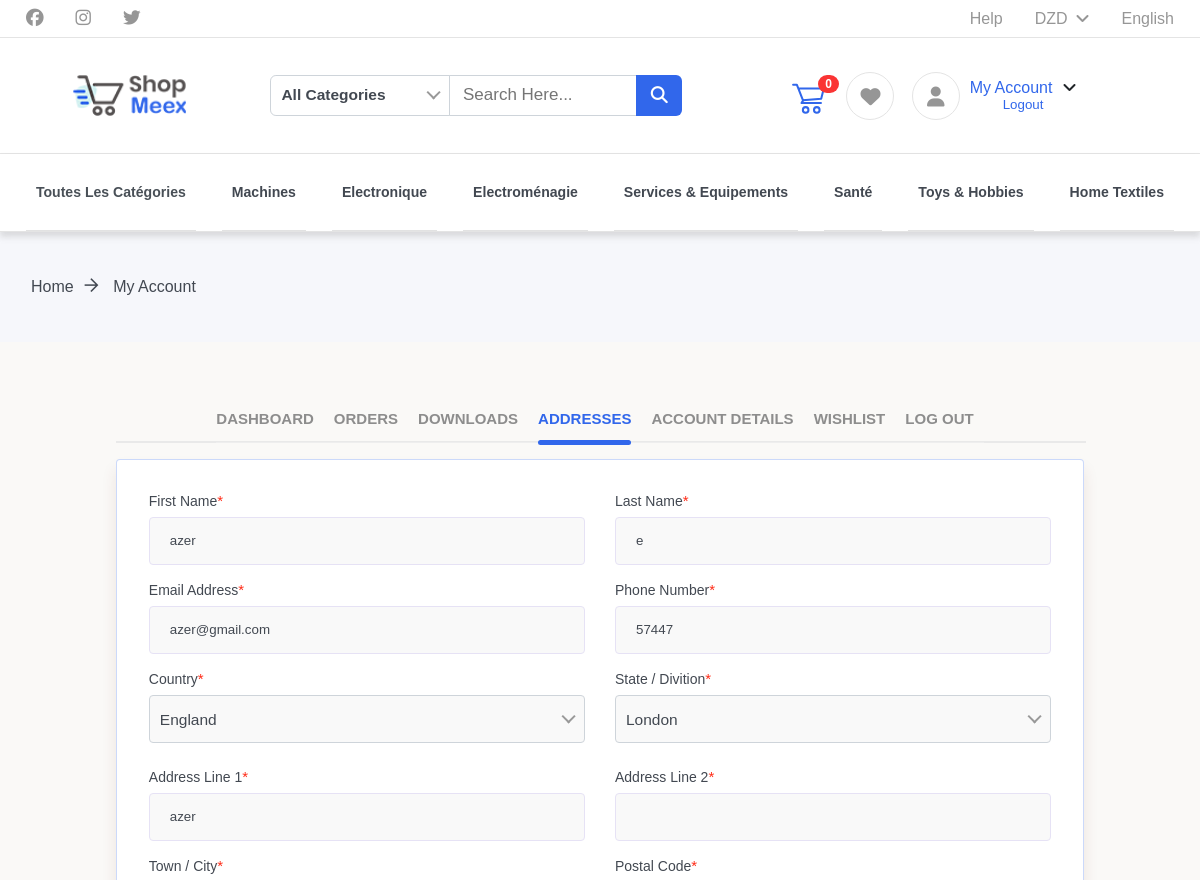
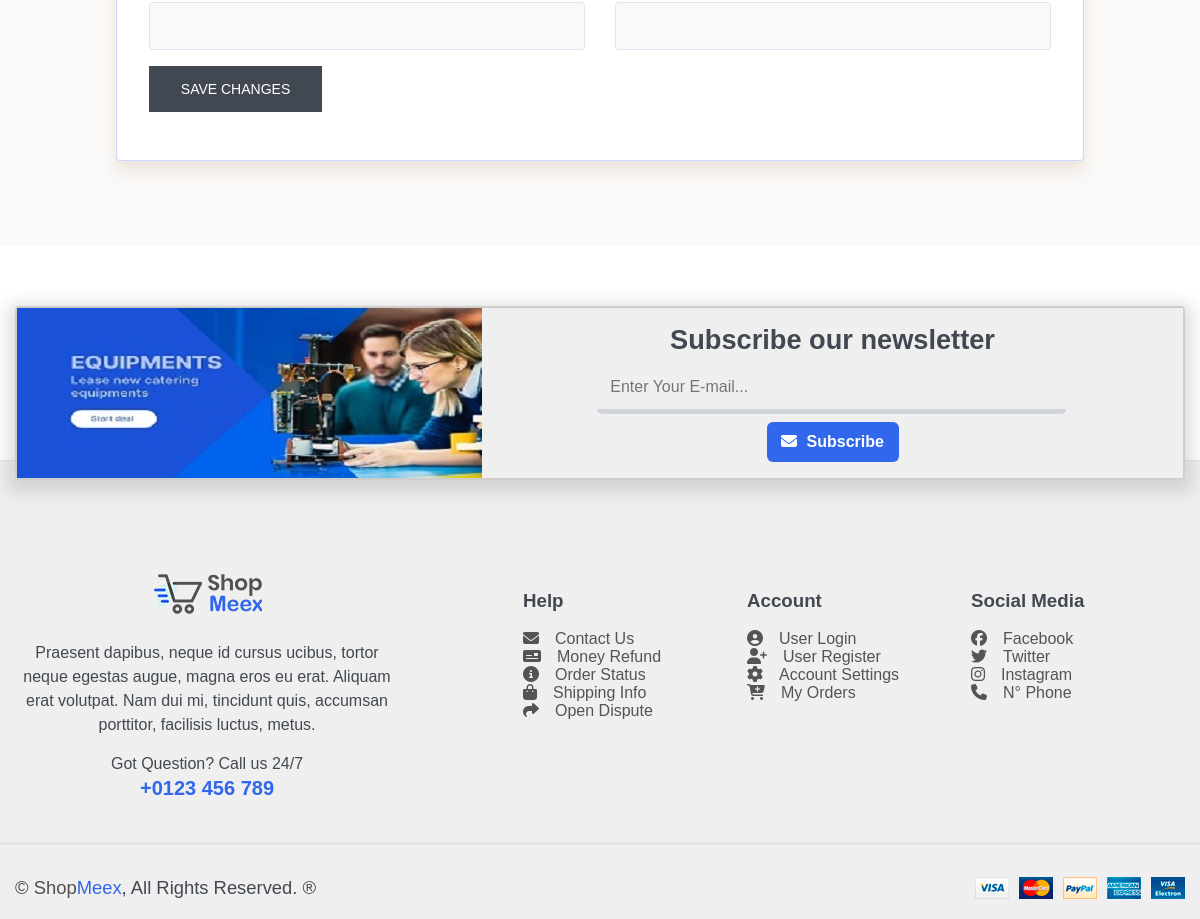
The page /customer/my_address.php (signed in) on the database its author committed (2 pictures, top to bottom).
### tables this page shows
CREATE TABLE `users` (
  `id` int(11) NOT NULL,
  `username` varchar(200) NOT NULL,
  `email` varchar(200) NOT NULL,
  `password` varchar(60) NOT NULL,
  `type` int(1) NOT NULL,
  `firstname` varchar(50) NOT NULL,
  `lastname` varchar(50) NOT NULL,
  `gender` int(1) NOT NULL DEFAULT 0,
  `address` text NOT NULL,
  `contact_info` varchar(100) NOT NULL,
  `picture` varchar(50) DEFAULT NULL,
  `country` varchar(200) NOT NULL,
  `state` varchar(200) NOT NULL,
  `address2` varchar(200) NOT NULL,
  `city` varchar(200) NOT NULL,
  `postal` varchar(200) NOT NULL,
  `website` varchar(20) DEFAULT NULL,
  `token` varchar(200) NOT NULL DEFAULT ''
);

### customer/my_address.php (the view, shortened to what this page needs)
<?php
    include 'includes/session.php';
    if(isset($_SESSION["loggedin"]) && $_SESSION["loggedin"] === true) {
        $getUser = $db->prepare("SELECT * FROM users WHERE email = ?");
        $getUser->execute(array($_SESSION["email"]));
        $info = $getUser->fetch();
         }
    else
        header('location:login.php');
?>
<!DOCTYPE html>
<html>
<head>
    <?php include 'includes/header.php'; ?>
    <div class="breadcrumbs">
        <div class="container">
            <div class="wrapper">
                <div class="col-35">
                    <div class="bread-inner">
                        <ul class="bread-list">
                            <li><a href="../index.php">Home<i class="ti-arrow-right"></i></a></li>
                            <li class="active"><a href="buyer-dashboard.php">My Account</a></li>
                        </ul>
                    </div>
                </div>
            </div>
        </div>
    </div>
    <div class="user-dashboard">
        <div class="container">
            <div class="wrapper">
                <div class="tabs-wrapper">
                    <ul class="tabs">
                        <li class="addresses">
                            <a href="#dashboard">Dashboard</a>
                        </li>
                        <li class="orders">
                            <a href="#orders">Orders</a>
                        </li>
                        <li class="downloads">
                            <a href="#downloads">Downloads</a>
                        </li>
                        <li class="dashboard active">
                            <a href="#addresses">Addresses</a>
                        </li>
                        <li class="acc-details">
                            <a href="#acc-details">Account Details</a>
                        </li>
                        <li class="wishlist">
                            <a href="#wishlist">Wishlist</a>
                        </li>
                        <li class="logout">
                            <a href="#logout">Log Out</a>
                        </li>
                    </ul>
                    <div class="paneltbs panel-4" id="addresses" style="">
                        <form class="form" method="post" action="my_address.php">
                            <div class="row">
                                <div class="col-401">
                                    <div class="form-group">
                                        <label for="fname">First Name<span>*</span></label>
                                        <input id="fname" name="fname" type="text" placeholder="" value="<?php echo $info['firstname']; ?>" required pattern="[a-zA-Z\s]+">
                                    </div>
                                </div>
                                <div class="col-401">
                                    <div class="form-group">
                                        <label for="lname">Last Name<span>*</span></label>
                                       <input name="lname" type="text" placeholder="" id="lname" value="<?php echo $info['lastname']; ?>" required pattern="[a-zA-Z\s]+">
                                    </div>
                                </div>
                                <div class="col-401">
                                    <div class="form-group">
                                        <label for="mail">Email Address<span>*</span></label>
                                        <input id="mail" name="email" type="email" placeholder="" value="<?php echo $info['email']; ?>" required pattern="[a-z0-9._%+-]+@[a-z0-9.-]+\.[a-z]{2,}$">
                                    </div>
                                </div>
                                <div class="col-401">
                                    <div class="form-group">
                                        <label for="phone">Phone Number<span>*</span></label>
                                        <input id="phone" name="company_name" type="tel" placeholder="" value="<?php echo $info['contact_info']; ?>"required pattern="[0-9]*" >
                                    </div>
                                </div>
                                <div class="col-401">
                                    <div class="form-group">
                                        <label for="country">Country<span>*</span></label>
                                    </div>
                                </div>
                                <div class="col-401">
                                    <div class="form-group">
                                        <label for="state-province">State / Divition<span>*</span></label>
                                    </div>
                                </div>
                                <div class="col-401">
                                    <div class="form-group">
                                        <label for="adr-1">Address Line 1<span>*</span></label>
                                        <input id="adr-1" name="address-1" type="text" placeholder="" value="<?php echo $info['address']; ?>" required>
                                    </div>
                                </div>
                                <div class="col-401">
                                    <div class="form-group">
                                        <label for="adr-2">Address Line 2<span>*</span></label>
                                        <input id="adr-2" name="address-2" type="text" placeholder="" value="<?php echo $info['address2']; ?>" >
                                    </div>
                                </div>
                                <div class="col-401">
                                    <div class="form-group">
                                        <label for="town">Town / City<span>*</span></label>
                                       <input id="town" name="town" type="text" placeholder="" value="<?php echo $info['city']; ?>">
                                    </div>
                                </div>
                                <div class="col-401">
                                    <div class="form-group">
                                        <label for="zip-code">Postal Code<span>*</span></label>
                                        <input id="zip-code" name="zip-code" type="text" placeholder="" value="<?php echo $info['postal']; ?>">
                                    </div>
                                </div>
                                <div class="col-401">
                                    <div class="form-group">
                                        <button type="submit" class="button" name="save_account_details" value="Save changes">Save changes</button>
                                    </div>
                                </div>
                            </div>
                        </form>
                    </div>
                </div>
            </div>
        </div>
    </div>
    <?php include 'includes/footer.php'; ?>
</body>
</html>

### css/responsive.css (style rules this page uses)
@media only screen and (max-width: 1200px) { html, body, #main-header .top-sec { overflow-x: hidden; width: 100%; height: auto; } }
@media only screen and (max-width: 1200px) { #main-header .top-sec .container, #main-header .bottom-sec .container, .newsletter-area .container, #main-footer .container, #main-footer .copyrights-payments .container, .checkout .container, #contact .container, .faq .container, main .container, .my-account .container, .user-dashboard .container, .product-details .container { width: 100% !important; max-width: 100% !important; } }
@media only screen and (max-width: 1200px) { .breadcrumbs ul li a { font-size: 16px; } }
@media only screen and (max-width: 1200px) { .breadcrumbs ul li i { font-size: 15px; } }
@media only screen and (max-width: 1200px) { .shopping>.container>.wrapper, .checkout .container .wrapper, #contact .container .wrapper, .faq .container .wrapper, .my-account .container .wrapper, .user-dashboard .container .wrapper, .product-details .container .wrapper { margin: 0 !important; overflow-x: hidden !important; } }
@media only screen and (max-width: 1200px) { .newsletter-area .container, #main-footer .container, #main-footer .copyrights-payments .container, .checkout .container, #contact .container, .faq .container, main .container, .my-account .container, .user-dashboard .container, .product-details .container { margin: 0 !important; } }
@media only screen and (max-width: 1200px) { .breadcrumbs .bread-list { padding: 1rem; } }

### rows shown on the page
users: fname "azer", lname "e", email "azer@gmail.com", company_name "57447", address-1 "azer"
